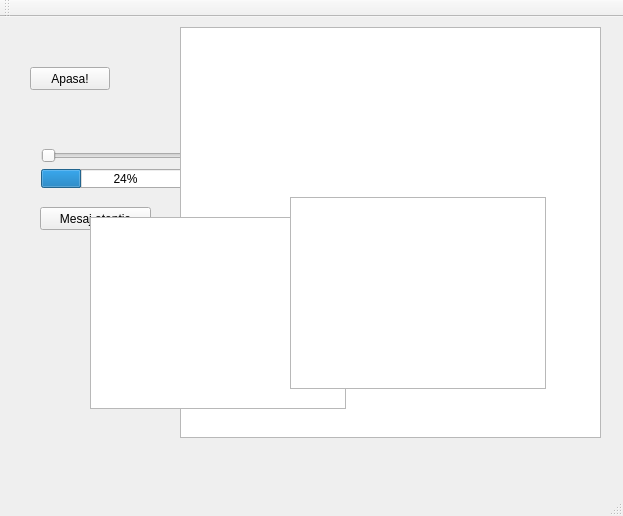
<?xml version="1.0" encoding="UTF-8"?>
<ui version="4.0">
 <class>MainWindow</class>
 <widget class="QMainWindow" name="MainWindow">
  <property name="geometry">
   <rect>
    <x>0</x>
    <y>0</y>
    <width>623</width>
    <height>516</height>
   </rect>
  </property>
  <property name="windowTitle">
   <string>MainWindow</string>
  </property>
  <widget class="QWidget" name="centralWidget">
   <widget class="QPushButton" name="pushButton">
    <property name="geometry">
     <rect>
      <x>30</x>
      <y>50</y>
      <width>80</width>
      <height>23</height>
     </rect>
    </property>
    <property name="text">
     <string>Apasa!</string>
    </property>
   </widget>
   <widget class="QLabel" name="label">
    <property name="geometry">
     <rect>
      <x>150</x>
      <y>50</y>
      <width>101</width>
      <height>16</height>
     </rect>
    </property>
    <property name="text">
     <string>&lt;html&gt;&lt;head/&gt;&lt;body&gt;&lt;p&gt;&lt;br/&gt;&lt;/p&gt;&lt;/body&gt;&lt;/html&gt;</string>
    </property>
   </widget>
   <widget class="QWidget" name="layoutWidget">
    <property name="geometry">
     <rect>
      <x>30</x>
      <y>120</y>
      <width>191</width>
      <height>62</height>
     </rect>
    </property>
    <layout class="QVBoxLayout" name="verticalLayout">
     <item>
      <widget class="QSlider" name="horizontalSlider">
       <property name="orientation">
        <enum>Qt::Horizontal</enum>
       </property>
      </widget>
     </item>
     <item>
      <widget class="QProgressBar" name="progressBar">
       <property name="value">
        <number>24</number>
       </property>
      </widget>
     </item>
    </layout>
   </widget>
   <widget class="QPushButton" name="pushButton_2">
    <property name="geometry">
     <rect>
      <x>40</x>
      <y>190</y>
      <width>111</width>
      <height>23</height>
     </rect>
    </property>
    <property name="text">
     <string>Mesaj atentie</string>
    </property>
   </widget>
   <widget class="QGraphicsView" name="graphicsView">
    <property name="geometry">
     <rect>
      <x>180</x>
      <y>10</y>
      <width>421</width>
      <height>411</height>
     </rect>
    </property>
   </widget>
   <widget class="QListWidget" name="listWidget">
    <property name="geometry">
     <rect>
      <x>90</x>
      <y>200</y>
      <width>256</width>
      <height>192</height>
     </rect>
    </property>
    <property name="dragEnabled">
     <bool>true</bool>
    </property>
    <property name="dragDropOverwriteMode">
     <bool>true</bool>
    </property>
    <property name="dragDropMode">
     <enum>QAbstractItemView::DragOnly</enum>
    </property>
    <property name="selectionMode">
     <enum>QAbstractItemView::SingleSelection</enum>
    </property>
   </widget>
   <widget class="QListWidget" name="listWidget_2">
    <property name="geometry">
     <rect>
      <x>290</x>
      <y>180</y>
      <width>256</width>
      <height>192</height>
     </rect>
    </property>
    <property name="dragEnabled">
     <bool>true</bool>
    </property>
    <property name="dragDropOverwriteMode">
     <bool>true</bool>
    </property>
    <property name="dragDropMode">
     <enum>QAbstractItemView::DropOnly</enum>
    </property>
    <property name="selectionMode">
     <enum>QAbstractItemView::SingleSelection</enum>
    </property>
   </widget>
  </widget>
  <widget class="QMenuBar" name="menuBar">
   <property name="geometry">
    <rect>
     <x>0</x>
     <y>0</y>
     <width>623</width>
     <height>20</height>
    </rect>
   </property>
  </widget>
  <widget class="QToolBar" name="mainToolBar">
   <attribute name="toolBarArea">
    <enum>TopToolBarArea</enum>
   </attribute>
   <attribute name="toolBarBreak">
    <bool>false</bool>
   </attribute>
  </widget>
  <widget class="QStatusBar" name="statusBar"/>
 </widget>
 <layoutdefault spacing="6" margin="11"/>
 <resources/>
 <connections>
  <connection>
   <sender>horizontalSlider</sender>
   <signal>valueChanged(int)</signal>
   <receiver>progressBar</receiver>
   <slot>setValue(int)</slot>
   <hints>
    <hint type="sourcelabel">
     <x>121</x>
     <y>170</y>
    </hint>
    <hint type="destinationlabel">
     <x>120</x>
     <y>185</y>
    </hint>
   </hints>
  </connection>
 </connections>
</ui>
